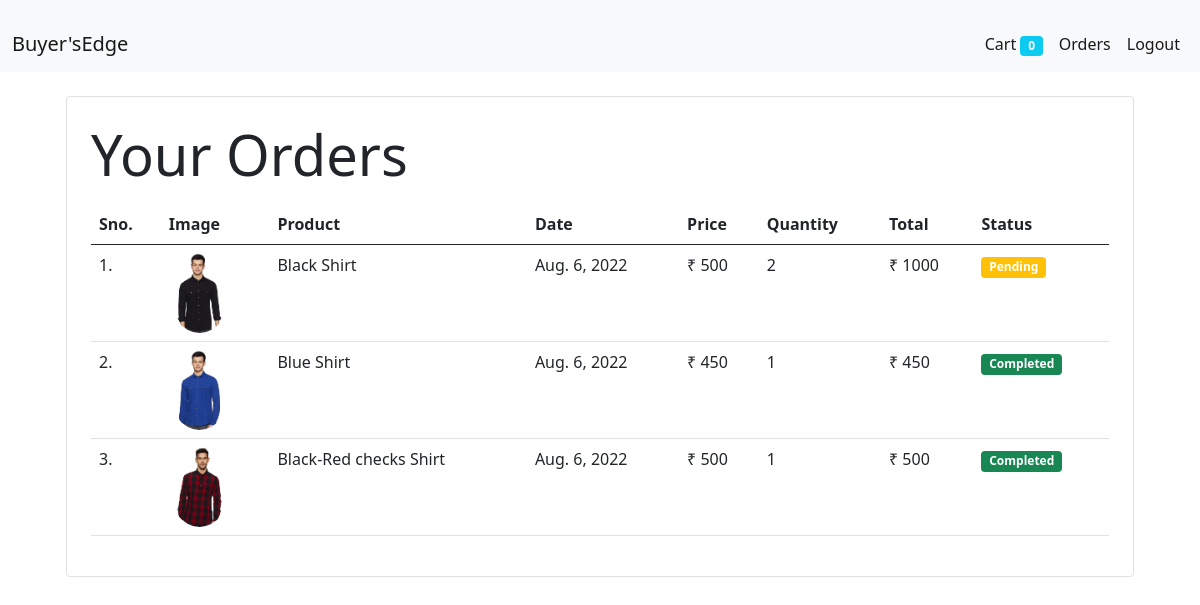
Screenshot of /orders (signed in) with the database file from the repository.
### store/models/orders.py (models this page shows, shortened)
class Order(models.Model):
    product = models.ForeignKey(Product, on_delete=models.CASCADE)
    customer = models.ForeignKey(Customer, on_delete=models.CASCADE)
    quantity = models.IntegerField(default=1)
    price = models.IntegerField()
    address = models.CharField(max_length=100, default='', blank=True)
    phone = models.CharField(max_length=15, default='', blank=True)
    date = models.DateField(default=datetime.datetime.today)
    status = models.BooleanField(default=False)
    @staticmethod
    def get_orders_by_customer(customer_id):
        return Order.objects.filter(customer=customer_id)

### store/models/product.py (models this page shows, shortened)
class Product(models.Model):
    name = models.CharField(max_length=50)
    price = models.FloatField(default=0)
    category = models.ForeignKey(Category, on_delete=models.CASCADE, default=1)
    description = models.CharField(max_length=100, default='', blank=True, null=True)
    image = models.ImageField(upload_to='uploads/products/')

### store/middlewares/auth.py (the view)
    def middleware(request):
        returnURL = request.META['PATH_INFO']
        if not request.session.get('cutomer_id'):
            return redirect(f'login?return_url={returnURL}')
        response = get_response(request)
        return response

### store/templatetags/my_filter.py (called while the page is built)
@register.filter(name='currency')
def currency(number):
    return "₹ "+str(number)

@register.filter(name='multiply')
def multiply(number, number1):
    return number * number1

### store/views/orders.py (called while the page is built)
    def get(self, request):
        customer = request.session.get('customer_id')
        orders = Order.get_orders_by_customer(customer)
        print(orders)
        return render(request, 'orders.html', {'orders':orders})

### store/templates/orders.html
{% extends 'base.html' %}
{% block content %}
{% load cart %}
{% load my_filter %}
<div class="container">
  <div class="border rounded p-4 m-4">
    <p class="display-4">Your Orders</p>
    <table class="table">
      <thead>
        <tr>
          <th>Sno.</th>
          <th>Image</th>
          <th>Product</th>
          <th>Date</th>
          <th>Price</th>
          <th>Quantity</th>
          <th>Total</th>
          <th>Status</th>
        </tr>
      </thead>
      <tbody>
        {% for order in orders %}
        <tr>
          <td>{{forloop.counter}}.</td>
          <td><img style="height: 80px;" class="rounded-circle" src="{{order.product.image.url}}" alt=""></td>
          <td>{{order.product.name}}</td>
          <td>{{order.date}}</td>
          <td>{{order.price|currency}}</td>
          <td>{{order.quantity}}</td>
          <td>{{order.quantity|multiply:order.price|currency}}</td>
          {% if order.status %}
          <td><small class="badge bg-success">Completed</small></td>
          {% else %}
          <td><small class="badge bg-warning">Pending</small></td>
          {% endif %}
        </tr>
        {% endfor %}
      </tbody>
    </table>
  </div>
</div>
{% endblock %}

### store/templates/base.html (shortened to what this page needs)
<!doctype html>
<html lang="en">
<head>
    <link href="https://cdn.jsdelivr.net/npm/bootstrap@5.0.2/dist/css/bootstrap.min.css" rel="stylesheet"
>
</head>
<body>
<nav class="navbar navbar-expand-lg navbar-light bg-light">
  <div class="container-fluid mt-3">
    <a class="navbar-brand" href="/">Buyer'sEdge</a>
    <div class="collapse navbar-collapse" id="navbarSupportedContent">
        <ul class="navbar-nav d-flex">
          <li class="nav-item">
            <a class="nav-link active" aria-current="page" href="/cart">Cart
              <span class="badge bg-info">{{request.session.cart.keys|length}}</span>
            </a>
          </li>
        {% if request.session.customer_id %}
        <li class="nav-item">
          <a class="nav-link active" aria-current="page" href="/orders">Orders</a>
        </li>
        <li class="nav-item">
          <a class="nav-link active" aria-current="page" href="logout">Logout</a>
        </li>
        {% endif %}
      </ul>
    </div>
  </div>
</nav>
{% block content %}{% endblock %}
</body>
</html>

### rows the page displays
Order: product.image (picture), product.name "Black Shirt", date "Aug. 6, 2022", price "₹ 500", quantity "2", quantity|multiply "₹ 1000", status "Pending"
Order: product.image (picture), product.name "Blue Shirt", date "Aug. 6, 2022", price "₹ 450", quantity "1", quantity|multiply "₹ 450", status "Completed"
Order: product.image (picture), product.name "Black-Red checks Shirt", date "Aug. 6, 2022", price "₹ 500", quantity "1", quantity|multiply "₹ 500", status "Completed"

### other values shown
{{ request.session.cart.keys|length }} "0"
